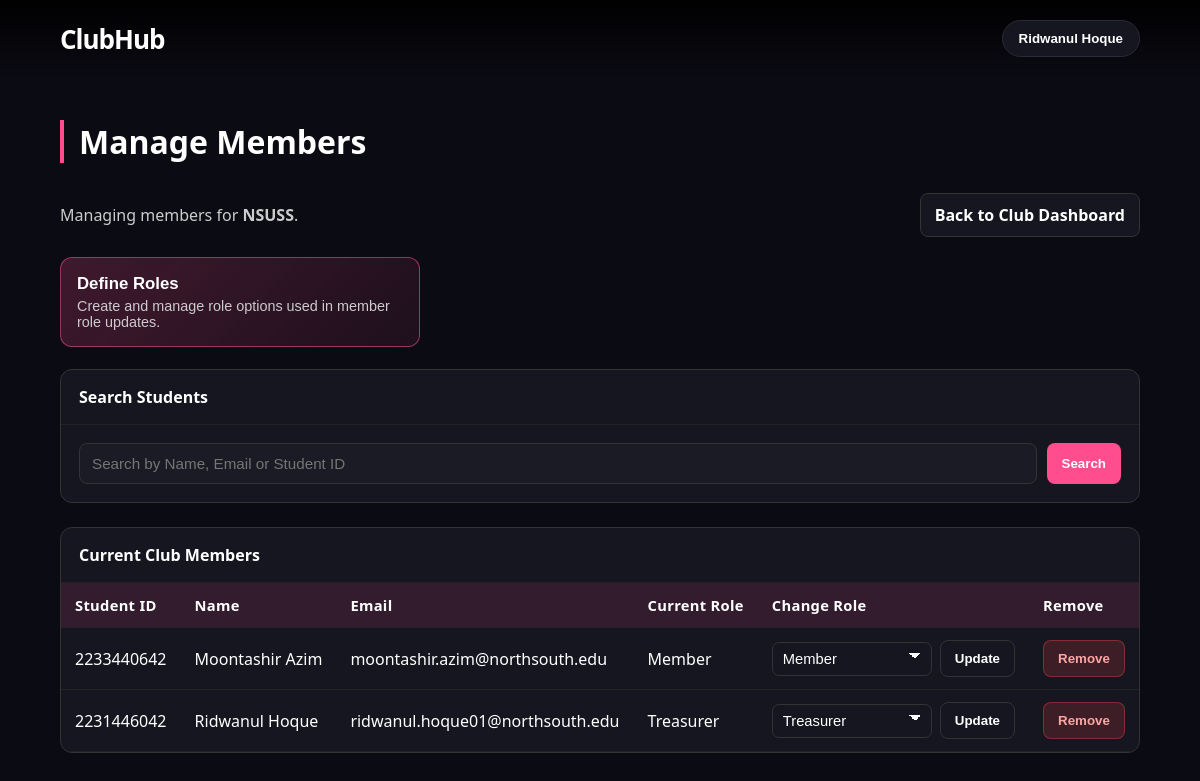
/manage_members.php (signed in), run on an earlier commit of the app's database.
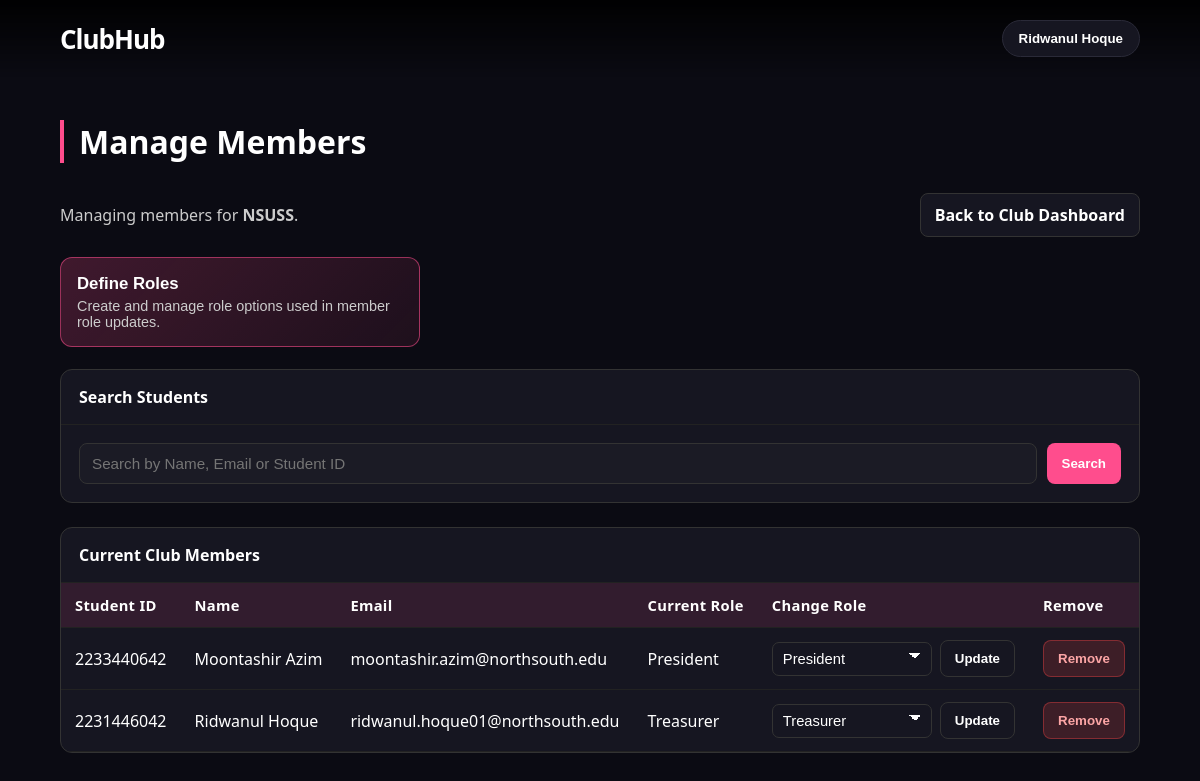
And on a later commit of the database.
### tables this page shows
CREATE TABLE `club_members` (
  `member_id` int(11) NOT NULL,
  `student_id` varchar(20) DEFAULT NULL,
  `club_id` int(11) DEFAULT NULL,
  `Role` varchar(255) DEFAULT NULL,
  `active` binary(1) DEFAULT '1'
);

CREATE TABLE `students` (
  `student_id` varchar(20) NOT NULL,
  `full_name` varchar(255) NOT NULL,
  `student_email` varchar(255) NOT NULL,
  `address` varchar(255) DEFAULT NULL,
  `DOB` date DEFAULT NULL,
  `contact` varchar(15) DEFAULT NULL
);

CREATE TABLE `club_role_definitions` (
  `role_id` int(11) NOT NULL,
  `club_id` int(11) NOT NULL,
  `role_name` varchar(255) NOT NULL,
  `is_active` tinyint(1) DEFAULT 1
);

### manage_members.php (the view, shortened to what the changed rows need)
<?php
include 'connection.php';
function normalizeRoleInput(string $value): string
{
    $value = trim($value);
    $value = preg_replace('/\s+/', ' ', $value);
    return trim((string)$value);
}
function roleDisplayName(string $roleName): string
{
    $normalized = normalizeRoleInput($roleName);
    $withoutPrefix = preg_replace('/^EB[\s\-_:]*/i', '', $normalized);
    $withoutPrefix = normalizeRoleInput((string)$withoutPrefix);
    return $withoutPrefix;
}
$clubId = intval($_SESSION['club_id'] ?? ($_SESSION['Club_id'] ?? 0));
$baseRoles = ['Member', 'Executive', 'President', 'EB-Executive', 'EB-President'];
$customRoles = [];
$memberRoleNames = [];
if ($clubId > 0) {
    $checkRoleTableSql = 'SELECT 1 FROM club_role_definitions LIMIT 1';
    $roleTableReady = mysqli_query($con, $checkRoleTableSql) !== false;
    if ($roleTableReady) {
        $rolesStmt = $con->prepare(
            'SELECT role_id, role_name
             FROM club_role_definitions
             WHERE club_id = ? AND is_active = 1
             ORDER BY role_name ASC'
        );
        if ($rolesStmt) {
            $rolesStmt->bind_param('i', $clubId);
            $rolesStmt->execute();
            $rolesResult = $rolesStmt->get_result();
            while ($row = $rolesResult->fetch_assoc()) {
                $customRoles[] = $row;
            }
        }
    }
}
if ($clubId > 0) {
    $memberRolesStmt = $con->prepare(
        'SELECT DISTINCT Role AS role_name
         FROM club_members
         WHERE club_id = ?
           AND active = 1
           AND Role IS NOT NULL
           AND TRIM(Role) <> ""
         ORDER BY role_name ASC'
    );
    if ($memberRolesStmt) {
        $memberRolesStmt->bind_param('i', $clubId);
        $memberRolesStmt->execute();
        $memberRolesResult = $memberRolesStmt->get_result();
        while ($roleRow = $memberRolesResult->fetch_assoc()) {
            $normalized = normalizeRoleInput((string)$roleRow['role_name']);
            if ($normalized !== '') {
                $memberRoleNames[] = $normalized;
            }
        }
    }
}
$customRoleNames = array_map(
    static function (array $row): string {
        return (string)$row['role_name'];
    },
    $customRoles
);
$customRoleNames = array_values(array_unique($customRoleNames));
$memberRoleNames = array_values(array_unique($memberRoleNames));
$allowedRoles = array_values(array_unique(array_merge($baseRoles, $customRoleNames, $memberRoleNames)));
$members = [];
if ($clubId > 0) {
    $membersStmt = $con->prepare(
        "SELECT
            cm.member_id,
            cm.student_id,
            cm.Role,
            s.full_name,
            s.student_email
         FROM club_members cm
         INNER JOIN students s ON s.student_id = cm.student_id
         WHERE cm.club_id = ?
           AND cm.active = 1
         ORDER BY
            CASE UPPER(cm.Role)
                WHEN 'PRESIDENT' THEN 1
                WHEN 'EB-PRESIDENT' THEN 1
                WHEN 'EXECUTIVE' THEN 2
                WHEN 'EB-EXECUTIVE' THEN 2
                WHEN 'INCHARGE' THEN 2
                ELSE 3
            END,
            s.full_name ASC"
    );
    $membersStmt->bind_param('i', $clubId);
    $membersStmt->execute();
    $membersResult = $membersStmt->get_result();
    while ($row = $membersResult->fetch_assoc()) {
        $members[] = $row;
    }
}
?>
<!DOCTYPE html>
<html lang="en">
<head>
    <link rel="stylesheet" href="styles.css?v=<?php echo filemtime('styles.css'); ?>">
</head>
<body>
    <section class="members-page">
        <div class="panel">
            <div class="table-wrap">
                <table class="members-table">
                    <thead>
                        <tr>
                            <th>Student ID</th>
                            <th>Name</th>
                            <th>Email</th>
                            <th>Current Role</th>
                            <th>Change Role</th>
                            <th>Remove</th>
                        </tr>
                    </thead>
                    <tbody>
                        <?php if ($clubId <= 0): ?>
                            <tr>
                                <td colspan="6" class="empty-state">No club is linked to this account.</td>
                            </tr>
                        <?php elseif (empty($members)): ?>
                            <tr>
                                <td colspan="6" class="empty-state">No active members found for this club.</td>
                            </tr>
                        <?php else: ?>
                            <?php foreach ($members as $member): ?>
                                <?php
                                    $currentRole = (string)$member['Role'];
                                ?>
                                <tr>
                                    <td><?php echo htmlspecialchars((string)$member['student_id']); ?></td>
                                    <td><?php echo htmlspecialchars((string)$member['full_name']); ?></td>
                                    <td><?php echo htmlspecialchars((string)$member['student_email']); ?></td>
                                    <td><?php echo htmlspecialchars(roleDisplayName($currentRole)); ?></td>
                                    <td>
                                        <form method="post" class="inline-form" action="manage_members.php">
                                            <select class="role-select" name="role" aria-label="Update member role">
                                                <?php foreach ($allowedRoles as $roleOption): ?>
                                                    <option value="<?php echo htmlspecialchars($roleOption); ?>" <?php echo $roleOption === $currentRole ? 'selected' : ''; ?>>
                                                        <?php echo htmlspecialchars(roleDisplayName($roleOption)); ?>
                                                    </option>
                                                <?php endforeach; ?>
                                            </select>
                                            <button class="btn btn-secondary" type="submit">Update</button>
                                        </form>
                                    </td>
                                    <td>
                                        <form method="post" action="manage_members.php" onsubmit="return confirm('Remove this member from the club?');">
                                            <button class="btn btn-danger" type="submit">Remove</button>
                                        </form>
                                    </td>
                                </tr>
                            <?php endforeach; ?>
                        <?php endif; ?>
                    </tbody>
                </table>
            </div>
        </div>
    </section>
</body>
</html>

What changed in the data, as far as the page shows it:
changed club_members "Moontashir Azim": Role "Member" → "President"; role "Member" → "President"
